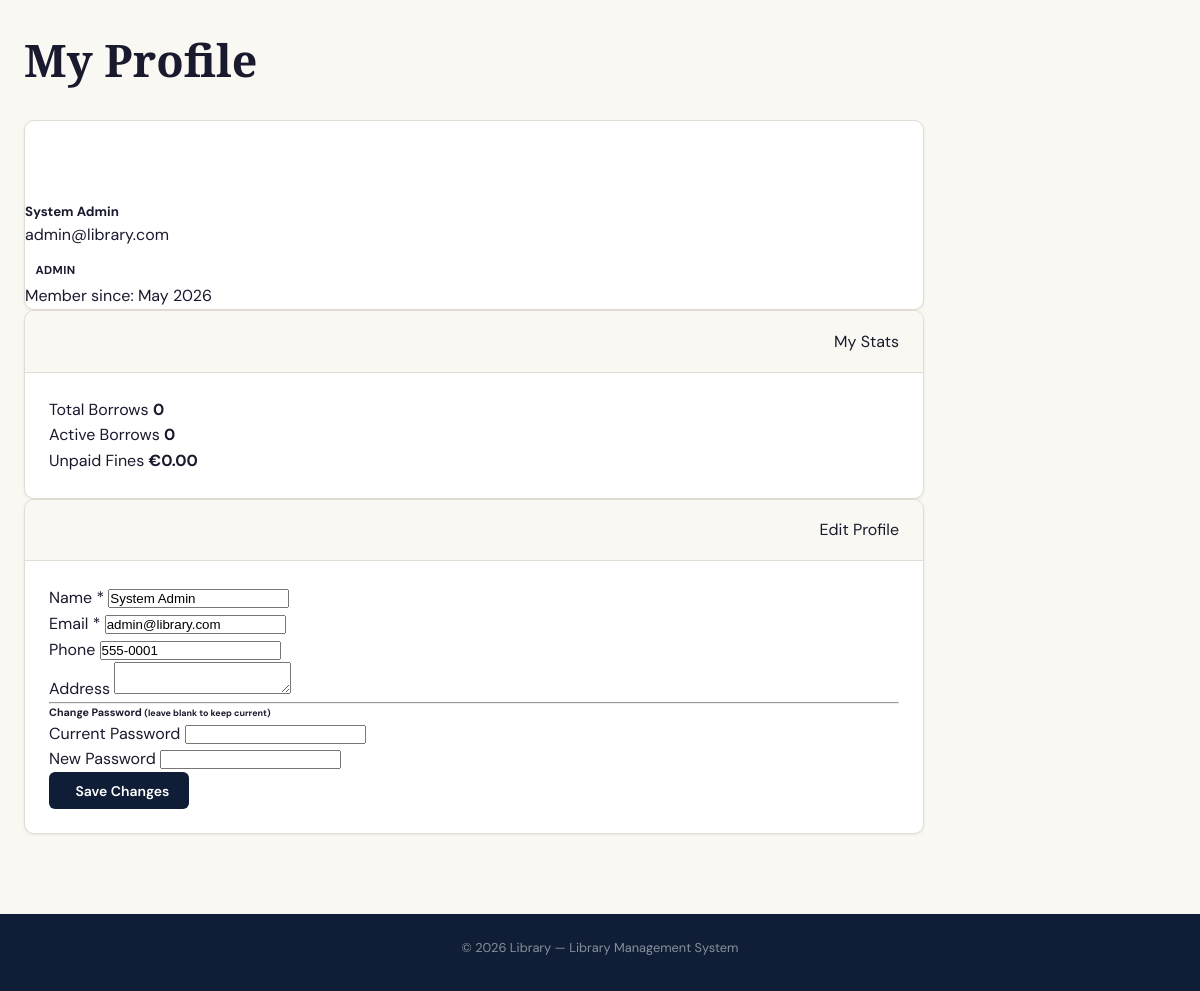
Screenshot of /user/profile.php (signed in) with the database file from the repository.
### tables this page shows
CREATE TABLE users (
    id INT AUTO_INCREMENT PRIMARY KEY,
    role_id INT NOT NULL DEFAULT 3,
    name VARCHAR(100) NOT NULL,
    email VARCHAR(150) NOT NULL UNIQUE,
    password VARCHAR(255) NOT NULL,
    phone VARCHAR(20),
    address TEXT,
    profile_image VARCHAR(255) DEFAULT 'default.png',
    is_active TINYINT(1) DEFAULT 1,
    created_at TIMESTAMP DEFAULT CURRENT_TIMESTAMP,
    updated_at TIMESTAMP DEFAULT CURRENT_TIMESTAMP ON UPDATE CURRENT_TIMESTAMP,
    FOREIGN KEY (role_id) REFERENCES roles(id) ON DELETE RESTRICT
);

CREATE TABLE roles (
    id INT AUTO_INCREMENT PRIMARY KEY,
    name VARCHAR(50) NOT NULL UNIQUE,
    description TEXT,
    created_at TIMESTAMP DEFAULT CURRENT_TIMESTAMP
);

### config/auth_helper.php (called while the page is built, shortened)
<?php
function getCurrentUser(): ?array {
    $db = getDB();
    $userId = (int)$_SESSION['user_id'];
    $stmt = $db->prepare(
        "SELECT u.*, r.name AS role_name
         FROM users u
         JOIN roles r ON u.role_id = r.id
         WHERE u.id = ?
         LIMIT 1"
    );
    $stmt->bind_param("i", $userId);
    $stmt->execute();
    $user = $stmt->get_result()->fetch_assoc();
    return $user ?: null;
}
function e($value): string {
    return htmlspecialchars((string)$value, ENT_QUOTES, 'UTF-8');
}

### user/profile.php (the view, shortened to what this page needs)
<?php
require_once __DIR__ . '/../config/auth_helper.php';
$db = getDB();
$userId = (int)$_SESSION['user_id'];
$user = getCurrentUser();
$userName = $user['name'] ?? 'User';
$userEmail = $user['email'] ?? '';
$stmt = $db->prepare("SELECT COUNT(*) AS total FROM borrow_history WHERE user_id = ?");
$stmt->bind_param("i", $userId);
$stmt->execute();
$totalBorrows = (int)($stmt->get_result()->fetch_assoc()['total'] ?? 0);
$stmt = $db->prepare("SELECT COUNT(*) AS total FROM borrow_requests WHERE user_id = ? AND status = 'approved'");
$stmt->bind_param("i", $userId);
$stmt->execute();
$activeBorrows = (int)($stmt->get_result()->fetch_assoc()['total'] ?? 0);
$stmt = $db->prepare("SELECT COALESCE(SUM(amount), 0) AS total FROM fines WHERE user_id = ? AND status = 'unpaid'");
$stmt->bind_param("i", $userId);
$stmt->execute();
$totalFines = (float)($stmt->get_result()->fetch_assoc()['total'] ?? 0);
require_once __DIR__ . '/../includes/header.php';
?>
<div class="page-wrapper">
<div class="container" style="max-width:900px">
    <div class="page-header">
        <h1><i class="bi bi-person-circle me-2"></i>My Profile</h1>
    </div>
    <div class="row g-3">
        <div class="col-md-4">
            <div class="card text-center p-3 mb-3">
                <div class="mx-auto mb-3" style="width:80px;height:80px;background:var(--primary);border-radius:50%;display:flex;align-items:center;justify-content:center;font-size:2.5rem;color:#fff;font-family:var(--font-display)">
                </div>
                <h5 class="mb-0"><?= e($userName) ?></h5>
                <p class="text-muted"><?= e($userEmail) ?></p>
                <span class="badge <?= ($user['role_name'] ?? '') === 'admin' ? 'bg-danger' : (($user['role_name'] ?? '') === 'librarian' ? 'bg-warning text-dark' : 'bg-primary') ?> mb-2">
                    <?= e(ucfirst($user['role_name'] ?? 'student')) ?>
                </span>
                <?php if (!empty($user['created_at'])): ?>
                    <div class="text-muted small">
                        Member since: <?= date('M Y', strtotime($user['created_at'])) ?>
                    </div>
                <?php endif; ?>
            </div>
            <div class="card">
                <div class="card-header">
                    <i class="bi bi-bar-chart me-1"></i>My Stats
                </div>
                <div class="card-body p-0">
                    <div class="list-group list-group-flush">
                        <div class="list-group-item d-flex justify-content-between">
                            <span>Total Borrows</span>
                            <strong><?= $totalBorrows ?></strong>
                        </div>
                        <div class="list-group-item d-flex justify-content-between">
                            <span>Active Borrows</span>
                            <strong class="text-primary"><?= $activeBorrows ?></strong>
                        </div>
                        <div class="list-group-item d-flex justify-content-between">
                            <span>Unpaid Fines</span>
                            <strong class="<?= $totalFines > 0 ? 'text-danger' : 'text-success' ?>">
                                €<?= number_format($totalFines, 2) ?>
                            </strong>
                        </div>
                    </div>
                </div>
            </div>
        </div>
        <div class="col-md-8">
            <div class="card">
                <div class="card-header">
                    <i class="bi bi-pencil-square me-1"></i>Edit Profile
                </div>
                <div class="card-body">
                    <form method="POST" class="needs-validation" novalidate>
                        <div class="row g-3">
                            <div class="col-12">
                                <label class="form-label">Name <span class="text-danger">*</span></label>
                                <input type="text"
                                       name="name"
                                       class="form-control"
                                       required
                                       value="<?= e($userName) ?>">
                            </div>
                            <div class="col-md-6">
                                <label class="form-label">Email <span class="text-danger">*</span></label>
                                <input type="email"
                                       name="email"
                                       class="form-control"
                                       required
                                       value="<?= e($userEmail) ?>">
                            </div>
                            <div class="col-md-6">
                                <label class="form-label">Phone</label>
                                <input type="text"
                                       name="phone"
                                       class="form-control"
                                       value="<?= e($user['phone'] ?? '') ?>">
                            </div>
                            <div class="col-12">
                                <label class="form-label">Address</label>
                                <textarea name="address" class="form-control" rows="2"><?= e($user['address'] ?? '') ?></textarea>
                            </div>
                        </div>
                        <hr class="my-3">
                        <h6 class="text-muted">
                            Change Password <small>(leave blank to keep current)</small>
                        </h6>
                        <div class="row g-3">
                            <div class="col-md-6">
                                <label class="form-label">Current Password</label>
                                <input type="password" name="current_password" class="form-control">
                            </div>
                            <div class="col-md-6">
                                <label class="form-label">New Password</label>
                                <input type="password"
                                       id="password"
                                       name="new_password"
                                       class="form-control"
                                       minlength="8">
                            </div>
                        </div>
                        <div class="mt-3">
                            <button type="submit" class="btn btn-primary">
                                <i class="bi bi-save me-2"></i>Save Changes
                            </button>
                        </div>
                    </form>
                </div>
            </div>
        </div>
    </div>
</div>
</div>
<?php
require_once __DIR__ . '/../includes/footer.php';
?>

### assets/css/style.css (style rules this page uses)
:root { --navy: #0f1e36; --navy-mid: #1a3054; --navy-light: #2a4878; --amber: #e8a020; --amber-light: #f2b84b; --cream: #faf8f3; --cream-mid: #f0ece2; --text: #1a1a2e; --text-muted: #6b7280; --white: #ffffff; --success: #22c55e; --warning: #f59e0b; --danger: #ef4444; --info: #3b82f6; --border: #e2ddd4; --shadow-sm: 0 1px 3px rgba(15, 30, 54, 0.08); --shadow-md: 0 4px 16px rgba(15, 30, 54, 0.12); --shadow-lg: 0 8px 32px rgba(15, 30, 54, 0.18); --radius: 10px; --radius-sm: 6px; --radius-lg: 16px; --font-display: "Playfair Display", Georgia, serif; --font-body: "DM Sans", system-ui, sans-serif; --transition: 0.2s ease; }
* { box-sizing: border-box; margin: 0; padding: 0; }
html { scroll-behavior: smooth; }
body { font-family: var(--font-body); background: var(--cream); color: var(--text); line-height: 1.6; min-height: 100vh; }
h1, h2, h3 { font-family: var(--font-display); font-weight: 700; line-height: 1.25; }
h1 { font-size: clamp(1.8rem, 4vw, 2.8rem); }
p { margin-bottom: 0.5rem; }
.btn { display: inline-flex; align-items: center; justify-content: center; gap: 0.4rem; padding: 0.6rem 1.25rem; border: none; border-radius: var(--radius-sm); font-family: var(--font-body); font-size: 0.875rem; font-weight: 600; cursor: pointer; transition: all var(--transition); text-decoration: none; white-space: nowrap; }
.btn-primary { background: var(--navy); color: var(--white); }
.page-wrapper { max-width: 1280px; margin: 0 auto; padding: 2rem 1.5rem; }
.page-header { margin-bottom: 2rem; }
.page-header h1 { margin-bottom: 0.35rem; }
.card { background: var(--white); border-radius: var(--radius); box-shadow: var(--shadow-sm); border: 1px solid var(--border); overflow: hidden; }
.card-header { padding: 1.1rem 1.5rem; border-bottom: 1px solid var(--border); display: flex; align-items: center; justify-content: space-between; background: var(--cream); }
.card-body { padding: 1.5rem; }
.badge { display: inline-block; padding: 0.2rem 0.65rem; border-radius: 20px; font-size: 0.72rem; font-weight: 700; text-transform: uppercase; letter-spacing: 0.04em; }

### rows the page displays
users: name "System Admin", email "admin@library.com", role.name "ADMIN", created_at "May 2026", phone "555-0001"

### other values shown
$totalBorrows "0"
$activeBorrows "0"
$totalFines "0.00"
